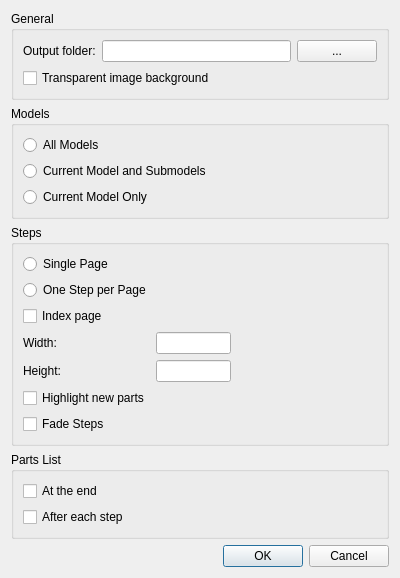
<?xml version="1.0" encoding="UTF-8"?>
<ui version="4.0">
 <class>lcQHTMLDialog</class>
 <widget class="QDialog" name="lcQHTMLDialog">
  <property name="geometry">
   <rect>
    <x>0</x>
    <y>0</y>
    <width>400</width>
    <height>512</height>
   </rect>
  </property>
  <property name="sizePolicy">
   <sizepolicy hsizetype="Minimum" vsizetype="Minimum">
    <horstretch>0</horstretch>
    <verstretch>0</verstretch>
   </sizepolicy>
  </property>
  <property name="windowTitle">
   <string>HTML Options</string>
  </property>
  <layout class="QVBoxLayout" name="verticalLayout">
   <item>
    <widget class="QGroupBox" name="groupBox_3">
     <property name="sizePolicy">
      <sizepolicy hsizetype="Minimum" vsizetype="Minimum">
       <horstretch>0</horstretch>
       <verstretch>0</verstretch>
      </sizepolicy>
     </property>
     <property name="title">
      <string>General</string>
     </property>
     <layout class="QVBoxLayout" name="verticalLayout_2">
      <item>
       <layout class="QHBoxLayout" name="horizontalLayout">
        <item>
         <widget class="QLabel" name="label_6">
          <property name="text">
           <string>Output folder:</string>
          </property>
          <property name="buddy">
           <cstring>outputFolder</cstring>
          </property>
         </widget>
        </item>
        <item>
         <widget class="QLineEdit" name="outputFolder"/>
        </item>
        <item>
         <widget class="QPushButton" name="outputFolderBrowse">
          <property name="text">
           <string>...</string>
          </property>
         </widget>
        </item>
       </layout>
      </item>
      <item>
       <widget class="QCheckBox" name="transparentImages">
        <property name="text">
         <string>Transparent image background</string>
        </property>
       </widget>
      </item>
     </layout>
    </widget>
   </item>
   <item>
    <widget class="QGroupBox" name="groupBox_4">
     <property name="title">
      <string>Models</string>
     </property>
     <layout class="QVBoxLayout" name="verticalLayout_3">
      <item>
       <widget class="QRadioButton" name="allModels">
        <property name="text">
         <string>All Models</string>
        </property>
       </widget>
      </item>
      <item>
       <widget class="QRadioButton" name="currentModelSubmodels">
        <property name="text">
         <string>Current Model and Submodels</string>
        </property>
       </widget>
      </item>
      <item>
       <widget class="QRadioButton" name="currentModelOnly">
        <property name="text">
         <string>Current Model Only</string>
        </property>
       </widget>
      </item>
     </layout>
    </widget>
   </item>
   <item>
    <widget class="QGroupBox" name="groupBox">
     <property name="title">
      <string>Steps</string>
     </property>
     <layout class="QFormLayout" name="formLayout_2">
      <item row="0" column="0" colspan="2">
       <widget class="QRadioButton" name="singlePage">
        <property name="text">
         <string>Single Page</string>
        </property>
       </widget>
      </item>
      <item row="1" column="0" colspan="2">
       <widget class="QRadioButton" name="oneStepPerPage">
        <property name="text">
         <string>One Step per Page</string>
        </property>
       </widget>
      </item>
      <item row="2" column="0" colspan="2">
       <widget class="QCheckBox" name="indexPage">
        <property name="text">
         <string>Index page</string>
        </property>
       </widget>
      </item>
      <item row="3" column="0">
       <widget class="QLabel" name="label">
        <property name="text">
         <string>Width:</string>
        </property>
        <property name="buddy">
         <cstring>stepWidth</cstring>
        </property>
       </widget>
      </item>
      <item row="3" column="1">
       <widget class="QLineEdit" name="stepWidth">
        <property name="maximumSize">
         <size>
          <width>75</width>
          <height>16777215</height>
         </size>
        </property>
       </widget>
      </item>
      <item row="4" column="0">
       <widget class="QLabel" name="label_2">
        <property name="text">
         <string>Height:</string>
        </property>
        <property name="buddy">
         <cstring>stepHeight</cstring>
        </property>
       </widget>
      </item>
      <item row="4" column="1">
       <widget class="QLineEdit" name="stepHeight">
        <property name="maximumSize">
         <size>
          <width>75</width>
          <height>16777215</height>
         </size>
        </property>
       </widget>
      </item>
      <item row="6" column="0">
       <widget class="QCheckBox" name="FadeSteps">
        <property name="text">
         <string>Fade Steps</string>
        </property>
       </widget>
      </item>
      <item row="5" column="0">
       <widget class="QCheckBox" name="highlightNewParts">
        <property name="text">
         <string>Highlight new parts</string>
        </property>
       </widget>
      </item>
     </layout>
    </widget>
   </item>
   <item>
    <widget class="QGroupBox" name="groupBox_2">
     <property name="title">
      <string>Parts List</string>
     </property>
     <layout class="QVBoxLayout" name="verticalLayout_4">
      <item>
       <widget class="QCheckBox" name="partsAtTheEnd">
        <property name="text">
         <string>At the end</string>
        </property>
       </widget>
      </item>
      <item>
       <widget class="QCheckBox" name="partsAfterEachStep">
        <property name="text">
         <string>After each step</string>
        </property>
       </widget>
      </item>
     </layout>
    </widget>
   </item>
   <item>
    <widget class="QDialogButtonBox" name="buttonBox">
     <property name="orientation">
      <enum>Qt::Horizontal</enum>
     </property>
     <property name="standardButtons">
      <set>QDialogButtonBox::Cancel|QDialogButtonBox::Ok</set>
     </property>
    </widget>
   </item>
  </layout>
 </widget>
 <tabstops>
  <tabstop>outputFolder</tabstop>
  <tabstop>outputFolderBrowse</tabstop>
  <tabstop>transparentImages</tabstop>
  <tabstop>allModels</tabstop>
  <tabstop>currentModelSubmodels</tabstop>
  <tabstop>currentModelOnly</tabstop>
  <tabstop>singlePage</tabstop>
  <tabstop>oneStepPerPage</tabstop>
  <tabstop>indexPage</tabstop>
  <tabstop>stepWidth</tabstop>
  <tabstop>stepHeight</tabstop>
  <tabstop>highlightNewParts</tabstop>
  <tabstop>FadeSteps</tabstop>
  <tabstop>partsAtTheEnd</tabstop>
  <tabstop>partsAfterEachStep</tabstop>
 </tabstops>
 <resources/>
 <connections>
  <connection>
   <sender>buttonBox</sender>
   <signal>accepted()</signal>
   <receiver>lcQHTMLDialog</receiver>
   <slot>accept()</slot>
   <hints>
    <hint type="sourcelabel">
     <x>252</x>
     <y>564</y>
    </hint>
    <hint type="destinationlabel">
     <x>157</x>
     <y>274</y>
    </hint>
   </hints>
  </connection>
  <connection>
   <sender>buttonBox</sender>
   <signal>rejected()</signal>
   <receiver>lcQHTMLDialog</receiver>
   <slot>reject()</slot>
   <hints>
    <hint type="sourcelabel">
     <x>320</x>
     <y>564</y>
    </hint>
    <hint type="destinationlabel">
     <x>286</x>
     <y>274</y>
    </hint>
   </hints>
  </connection>
 </connections>
</ui>
